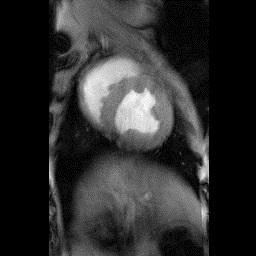
%> input picture Question_3/heart.jpg, 256 x 256 px
$ octave CSE377MidtermQ3.m   (GNU Octave 9; MATLAB toolbox functions it lacks are replaced by stand-ins)
%> lines starting %> are read from the running program, lines starting %| are printed output that depends on the picture; in (x1, y1, x2, y2) boxes, pixels count from 0 and x2, y2 are one past the last pixel; in counts of white or black regions, pixels touching at a corner belong together; the program's own positions count from 1
%Daniel Peterson - 109091561

img = imread('heart.jpg'); %read in image
%> img is the input picture: size 256x256x3 uint8; min 0, max 255, mean 45.4
img2 = rgb2gray(img);       %convert to grayscale
filtered_image = edge(img2, 'log', [], 1); %detect edges with sigma 1
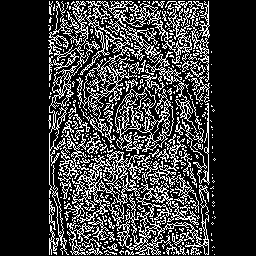
%> filtered_image: size 256x256 logical; 22.2% white in thin lines or dots, all inside (x1, y1, x2, y2) = (48, 1, 216, 255)
figure,
imshow(filtered_image); %show image
imwrite(filtered_image, 'heart-log.jpg', 'jpg'); %write image
filtered_image2 = edge(img2, 'log', [], 3);%detect edges with sigma 3
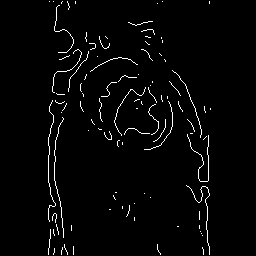
%> filtered_image2: size 256x256 logical; 2.4% white in thin lines or dots, all inside (x1, y1, x2, y2) = (48, 1, 211, 255)
figure,
imshow(filtered_image2);%show image
imwrite(filtered_image2, 'heart-log2.jpg', 'jpg');%write image
filtered_image3 = edge(img2, 'log', [], 10);%detect edges with sigma 10
%> filtered_image3: size 256x256 logical; every value is 0
figure,
imshow(filtered_image3);%show image
imwrite(filtered_image3, 'heart-log3.jpg', 'jpg');%write image

img = imread('brain.tech.jpg');%read in image
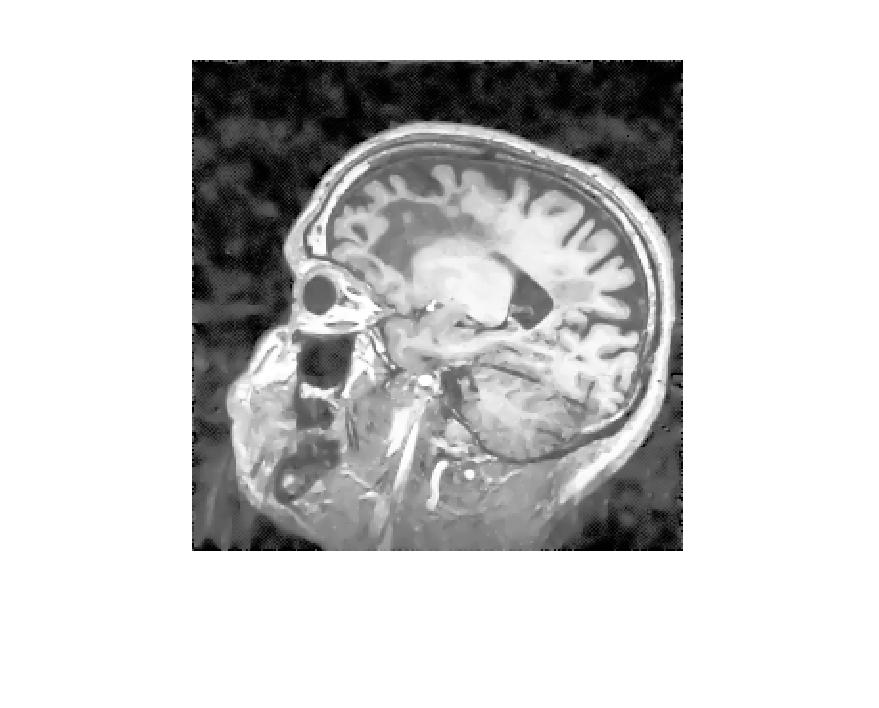
%> input picture Question_3/brain.tech.jpg, 879 x 708 px
%> img is the input picture: size 708x879x3 uint8; min 0, max 255, mean 204.4
img2 = rgb2gray(img);            %convert to grayscale
%> img2: size 708x879 uint8
filtered_image = edge(img2, 'log', [], 1); %detect edges with sigma 1
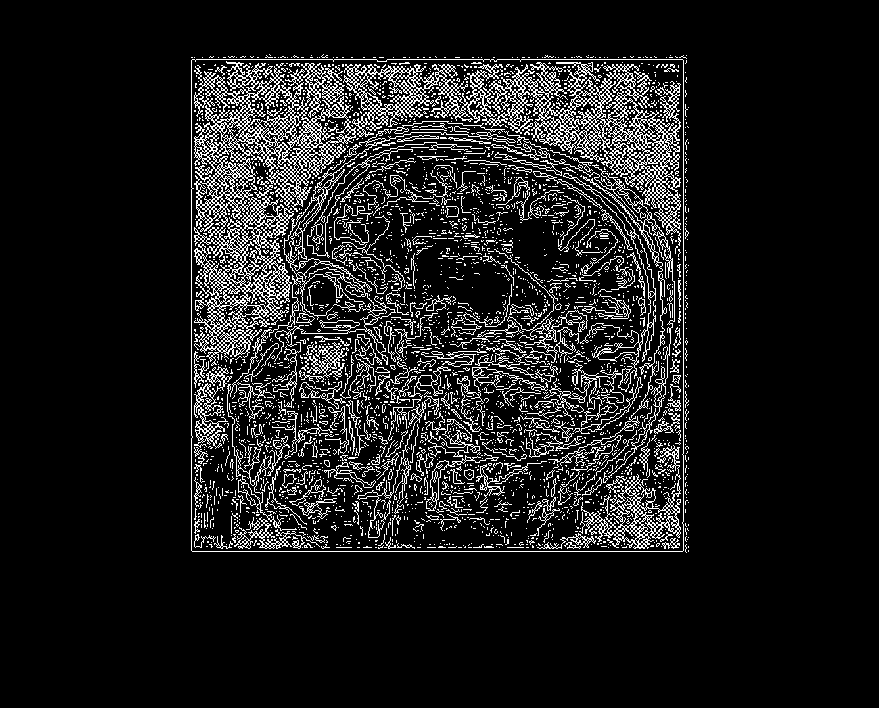
%> filtered_image: size 708x879 logical; 10.9% white in thin lines or dots, all inside (x1, y1, x2, y2) = (191, 54, 689, 553)
figure,
imshow(filtered_image);%show image
imwrite(filtered_image, 'brain.tech-log.jpg', 'jpg');%write image
filtered_image2 = edge(img2, 'log', [], 5); %detect edges with sigma 5
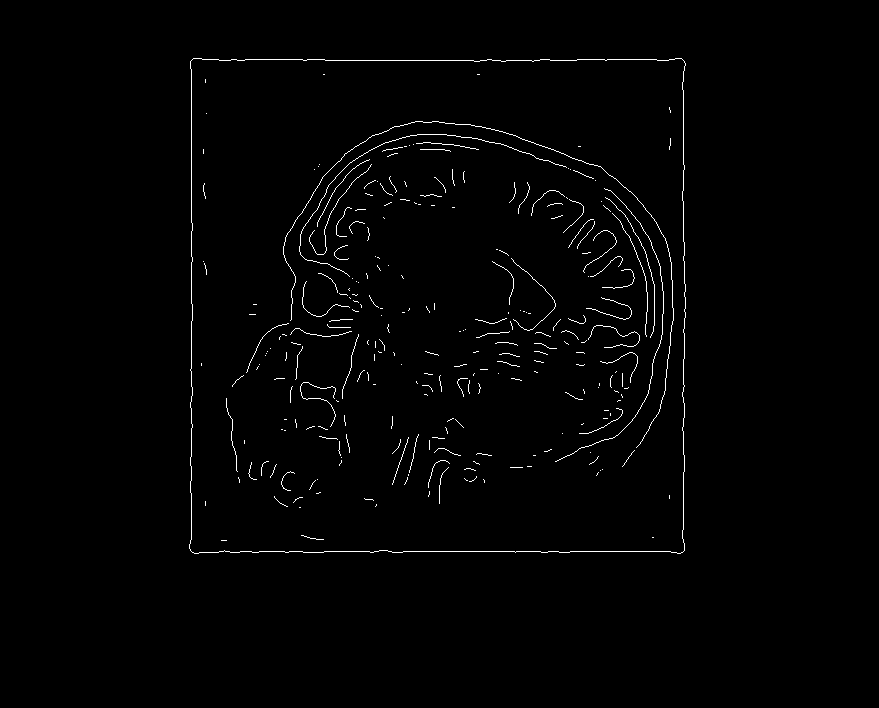
%> filtered_image2: size 708x879 logical; 1.2% white in thin lines or dots, all inside (x1, y1, x2, y2) = (189, 58, 686, 554)
figure,
imshow(filtered_image2);%show image
imwrite(filtered_image2, 'brain.tech-log2.jpg', 'jpg');%write image
filtered_image3 = edge(img2, 'log', [], 10); %detect edges with sigma 10
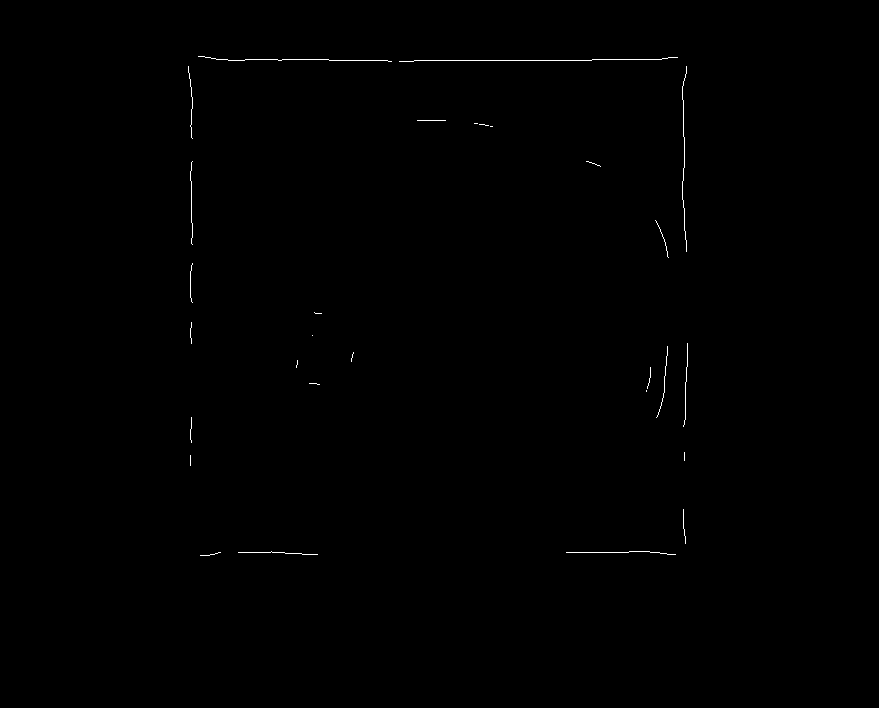
%> filtered_image3: size 708x879 logical; 0.24% white in thin lines or dots, all inside (x1, y1, x2, y2) = (188, 56, 688, 556)
figure,
imshow(filtered_image3);%show image
imwrite(filtered_image3, 'brain.tech-log3.jpg', 'jpg');%write image

%These are three different images for each the heart
%and the brain with the same LoG filter using different
%values for sigma. The first image for each uses a very
%low sigma value which results in excess edges because
%sigma determines the degree of smoothing which will take
%place in the image. The more smoothing, the more similar
%each pixel will look to the ones next to it. A low sigma
%will likely keep all pixels different from the ones nearby
%which will result in edges being detected when there is a
%large enough contrast. If there is too much smoothing, then
%the pixels will be too similar and there will never be any
%edges detected. This can be seen in the last image for each
%as there are very few edges detected. The middle images
%for each represent some of the best sigma values for the
%respective images as the images are smoothed enough to get
%minor differences away, but not too much that the contrast
%completely disappears. These images have the best edge detection
%due to this. We can conclude that choosing a good sigma value is
%quite important to edge detection.
